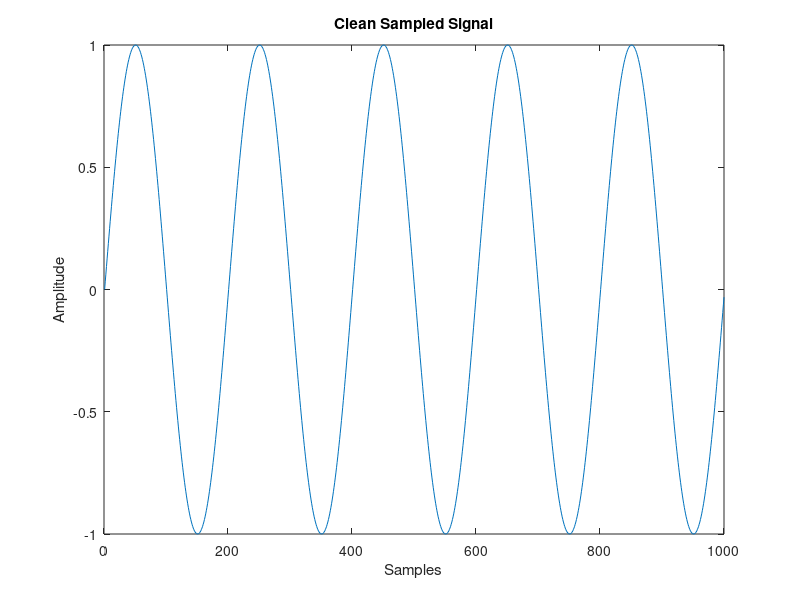
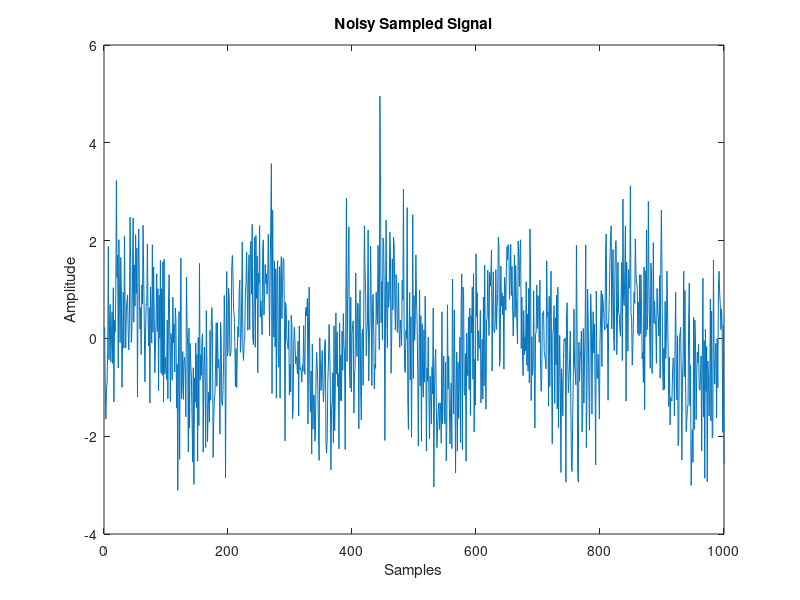
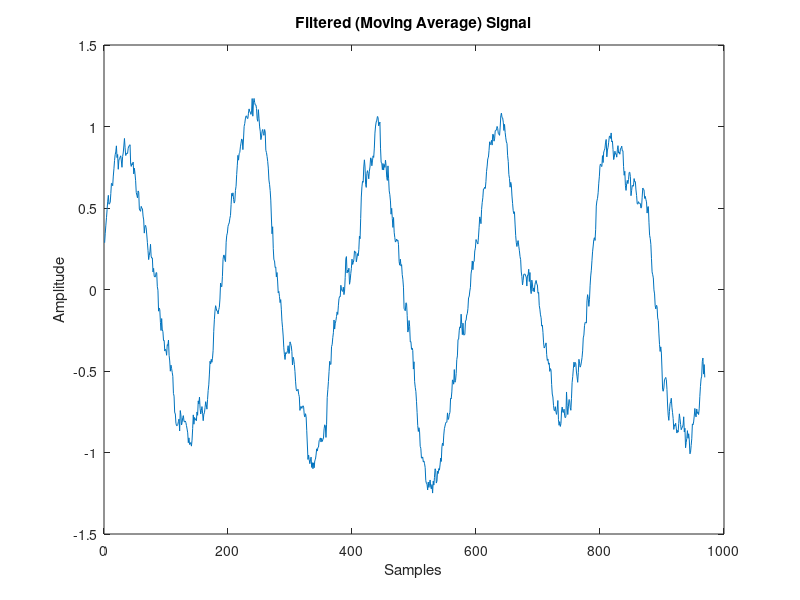

The MATLAB script that drew these images, in order:
clc; clear all; close all; 
%Code by: circuitpotato
%Visit downtothecircuits.com for more information 
 
%Purpose: This code example shows us how a moving average filter works
%It is advisable to play with the different specifications to get a feel of
%how sampling works. 
 
%Input Specifications
samples = 1000;  % No. of samples/points shown on graph 
Fs = 20e3; % Nyquist Frequency / Sampling Frequency
f_signal = 100; % signal frequency
amp_signal = 1; % signal amplitude
 
%White noise specifications
mu=0;
std = 1;
white_noise = std*randn(1,samples)+mu;
 
%x-axis Specifications (Best not to change)
p_nyquist = 1/Fs;  % Sampling Period 
dt = 0:p_nyquist:(samples-1)*p_nyquist; 
 
%signal specifications
signal_clean = amp_signal*sin(2*pi*f_signal*dt);   
signal_noisy = amp_signal*sin(2*pi*f_signal*dt)+white_noise;
 
%Moving Average Specifications
averaged_points=32;
leftover_samples=samples-averaged_points + 1;   % Best not to change
 
%Nested for loop
for p = 1:leftover_samples
    total(p) = 0; % ensure "total" is empty first 
    for q = 0:(averaged_points-1)  
        total(p) = signal_noisy(p+q) + total(p);  % sum of all samples (accumulator)
    end
    move_ave(p) = (total(p))/averaged_points; % Desired Moving Average
end
 
%plot your life away
figure(1);
plot(signal_clean); % Clean Signal
title('Clean Sampled Signal');
xlabel('Samples');
ylabel('Amplitude');
 
figure(2);
plot(signal_noisy); % Noisy Signal
title('Noisy Sampled Signal');
xlabel('Samples');
ylabel('Amplitude');
 
figure(3);
plot(move_ave); % Output of Noisy Signal through Moving Average Filter
title('Filtered (Moving Average) Signal');
xlabel('Samples');
ylabel('Amplitude');
